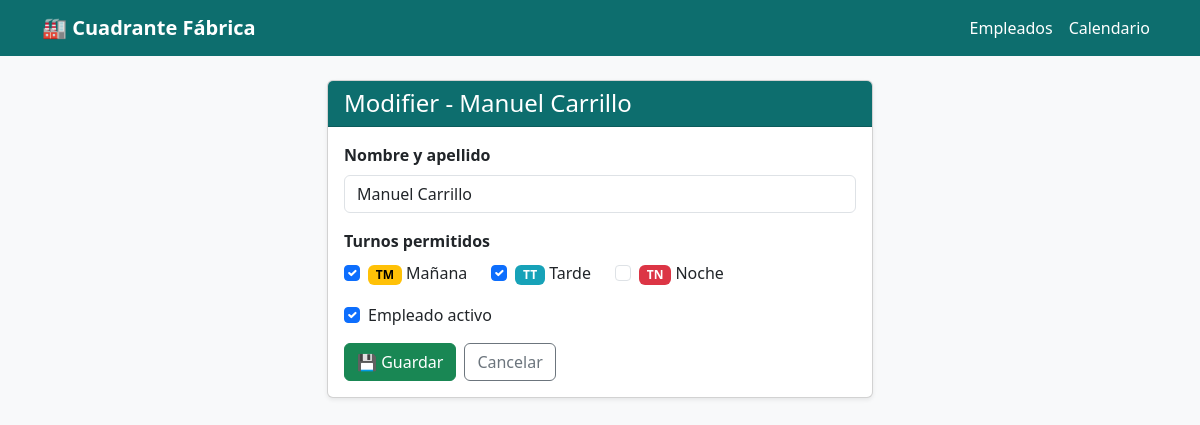
The page /employees/6/edit/ on the database its author committed.
### employees/models.py (models this page shows, shortened)
class Employee(models.Model):
    name      = models.CharField(max_length=100)
    puede_TM  = models.BooleanField(default=True, verbose_name='TM')
    puede_TT  = models.BooleanField(default=True, verbose_name='TT')
    puede_TN  = models.BooleanField(default=True, verbose_name='TN')
    is_active = models.BooleanField(default=True)
    class Meta:
        ordering = ['name']

### employees/views.py (the view)
# urls.py: path('<int:pk>/edit/',   views.employee_edit,   name='employee_edit'),
def employee_edit(request, pk):
    employee = get_object_or_404(Employee, pk=pk)
    form = EmployeeForm(request.POST or None, instance=employee)
    if form.is_valid():
        form.save()
        return redirect('employee_list')
    return render(request, 'employees/employee_form.html', {
        'form':  form,
        'title': f'Modifier - {employee.name}',
    })

### employees/forms.py
class EmployeeForm(forms.ModelForm):
    class Meta:
        model  = Employee
        fields = ['name', 'puede_TM', 'puede_TT', 'puede_TN', 'is_active']
        labels = {
            'name':      'Nombre y apellido',
            'puede_TM':  'Puede hacer TM (Mañana)',
            'puede_TT':  'Puede hacer TT (Tarde)',
            'puede_TN':  'Puede hacer TN (Noche)',
            'is_active': 'Empleado activo',
        }
        widgets = {
            'name': forms.TextInput(attrs={
                'class':       'form-control',
                'placeholder': 'Ej: David Domingo',
            }),
            'puede_TM':  forms.CheckboxInput(attrs={'class': 'form-check-input'}),
            'puede_TT':  forms.CheckboxInput(attrs={'class': 'form-check-input'}),
            'puede_TN':  forms.CheckboxInput(attrs={'class': 'form-check-input'}),
            'is_active': forms.CheckboxInput(attrs={'class': 'form-check-input'}),
        }

### employees/templates/employees/employee_form.html (shortened to what this page needs)
{% extends 'base.html' %}
{% block content %}
<div class="row justify-content-center">
  <div class="col-md-6">
    <div class="card shadow-sm">
      <div class="card-header" style="background-color:#0d6e6e; color:white;">
        <h4 class="mb-0">{{ title }}</h4>
      </div>
      <div class="card-body">
        <form method="post">
          <div class="mb-3">
            <label class="form-label fw-bold">Nombre y apellido</label>
            {{ form.name }}
          </div>
          <div class="mb-3">
            <label class="form-label fw-bold d-block">Turnos permitidos</label>
            <div class="d-flex gap-4 mt-2">
              <div class="form-check">
                {{ form.puede_TM }}
                <label class="form-check-label">
                  <span class="badge" style="background-color:#ffc107; color:#000;">TM</span>
                  Mañana
                </label>
              </div>
              <div class="form-check">
                {{ form.puede_TT }}
                <label class="form-check-label">
                  <span class="badge" style="background-color:#17a2b8; color:#fff;">TT</span>
                  Tarde
                </label>
              </div>
              <div class="form-check">
                {{ form.puede_TN }}
                <label class="form-check-label">
                  <span class="badge" style="background-color:#dc3545; color:#fff;">TN</span>
                  Noche
                </label>
              </div>
            </div>
          </div>
          <div class="mb-3 form-check">
            {{ form.is_active }}
            <label class="form-check-label">Empleado activo</label>
          </div>
          <div class="d-flex gap-2">
            <button type="submit" class="btn btn-success">💾 Guardar</button>
            <a href="{% url 'employee_list' %}" class="btn btn-outline-secondary">Cancelar</a>
          </div>
        </form>
      </div>
    </div>
  </div>
</div>
{% endblock %}

### templates/base.html (style rules this page uses)
body { background-color: #f8f9fa; }

### rows shown on the page
Employee: name "Manuel Carrillo", puede_TM "☑", puede_TT "☑", is_active "☑"

### other values the page prints
{{ title }} "Modifier - Manuel Carrillo"
